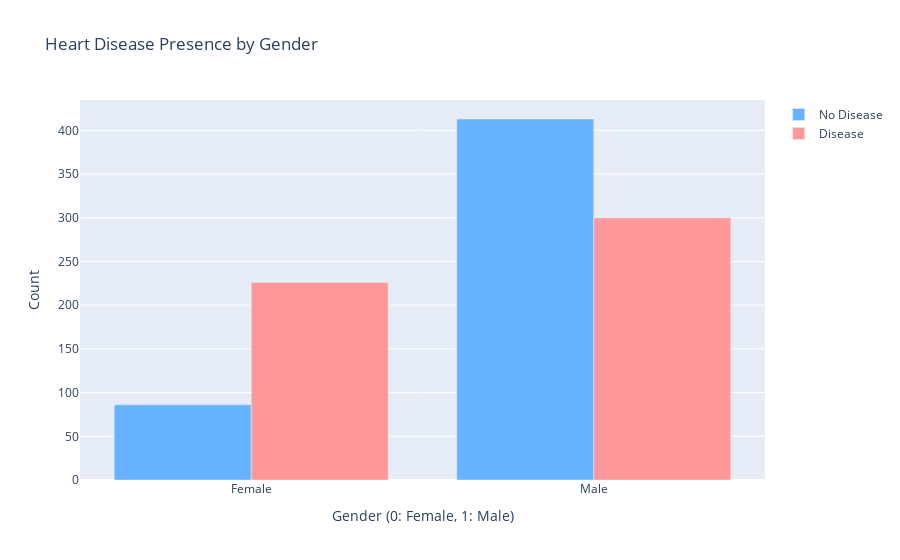

Source (notebook cell):
### Markdown cell above
There is a clear difference in the gender distribution between heart disease cases and non-cases.
Males are more likely to have heart disease than females. This suggests that gender may be a significant risk factor for heart disease.

### Code cell
# Group data by gender and calculate the count of heart disease cases and non-cases
gender_heart_disease = heart.groupby(['sex', 'disease'])['disease'].count().unstack()

# Create a bar plot using Plotly
fig = go.Figure(data=[
    go.Bar(x=[0, 1], y=gender_heart_disease[0], name='No Disease', marker_color='#66B2FF'),
    go.Bar(x=[0, 1], y=gender_heart_disease[1], name='Disease', marker_color='#FF9999')
])

# Customize the layout
fig.update_layout(
    title='Heart Disease Presence by Gender',
    xaxis=dict(title='Gender (0: Female, 1: Male)', tickvals=[0, 1], ticktext=['Female', 'Male']),
    yaxis=dict(title='Count'),
    barmode='group',
)

# Perform a chi-squared test for gender and heart disease presence
chi2, p, _, _ = chi2_contingency(gender_heart_disease)
print(f"Chi-squared test statistic: {chi2}")
print(f"P-value: {p}")

fig.show()

### Figure 1 — Plotly figure (JSON) as saved in the notebook; plotly's stock layout.template omitted (floating-point values rounded to 4 significant figures)
{"data": [{"marker": {"color": "#66B2FF"}, "name": "No Disease", "type": "bar", "x": [0, 1], "y": [86, 413]}, {"marker": {"color": "#FF9999"}, "name": "Disease", "type": "bar", "x": [0, 1], "y": [226, 300]}], "layout": {"barmode": "group", "title": {"text": "Heart Disease Presence by Gender"}, "xaxis": {"ticktext": ["Female", "Male"], "tickvals": [0, 1], "title": {"text": "Gender (0: Female, 1: Male)"}}, "yaxis": {"title": {"text": "Count"}}}}
